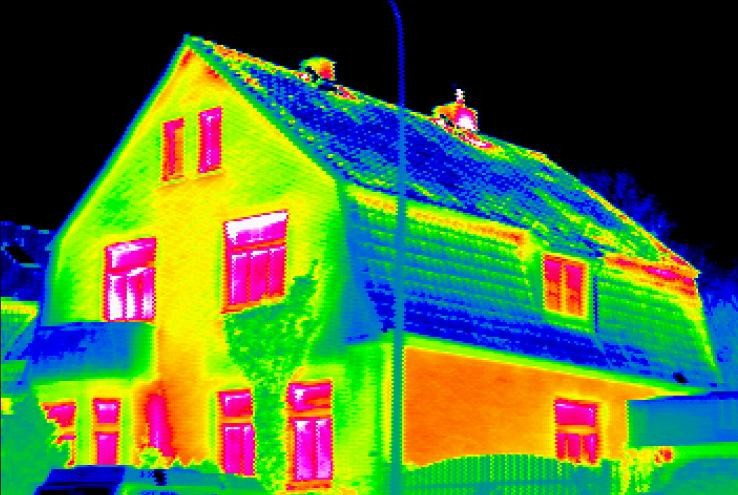
#> input picture 1.jpg, 738 x 495 px
$ python analyse_img4.py
#> lines starting #> are read from the running program, lines starting #| are printed output that depends on the picture; after the words box and inside, x2 and y2 are one past the last pixel; in counts of white or black regions, pixels touching at a corner belong together
import cv2
import numpy as np

# Charger l'image
image = cv2.imread('1.jpg')
#> image is the input picture: shape (495, 738, 3); mean B, G, R 58.3, 112, 78.4

# Définir les bornes de la couleur rouge (dans l'espace de couleur BGR)
lower_orange = np.array([5, 100, 100])
upper_orange = np.array([15, 255, 255])

# Convertir l'image en espace de couleur HSV (plus approprié pour la détection de couleurs)
hsv_image = cv2.cvtColor(image, cv2.COLOR_BGR2HSV)
#> hsv_image: shape (495, 738, 3); mean H, S, V 54.9, 183.1, 156.7

# Créer un masque pour les pixels rouges
orange_mask = cv2.inRange(hsv_image, lower_orange, upper_orange)
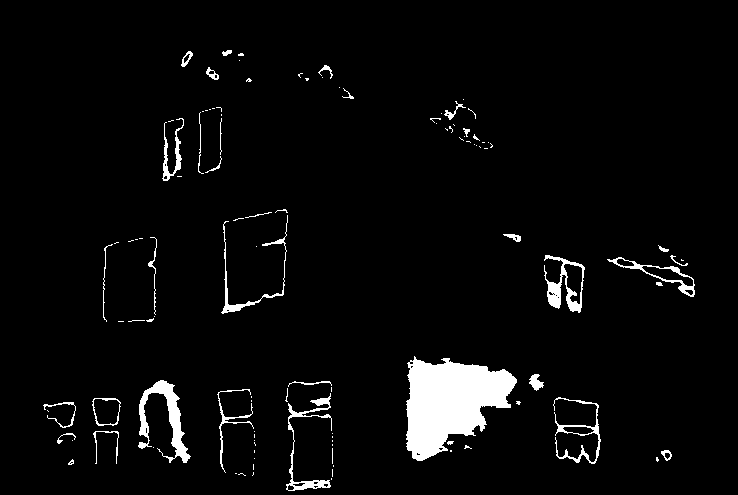
#> orange_mask: shape (495, 738); 4% white; 110 white regions (75 under 20 px)

# Appliquer un flou pour éliminer le bruit
orange_mask = cv2.GaussianBlur(orange_mask, (5, 5), 0)
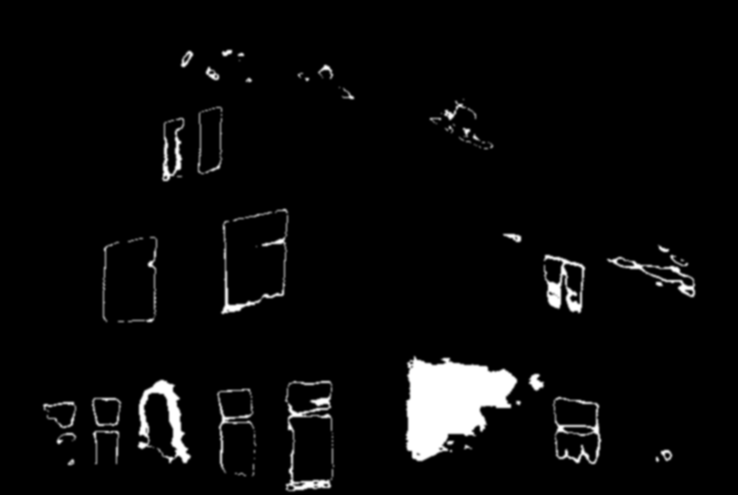
#> orange_mask: shape (495, 738); min 0, max 255, mean 10.2

# Trouver les contours dans le masque rouge
contours, _ = cv2.findContours(orange_mask, cv2.RETR_EXTERNAL, cv2.CHAIN_APPROX_SIMPLE)
#> contours = 36 contours, 1 with area under 20; largest, box (x1, y1, x2, y2) and area: (404, 354, 519, 463) 8206, (219, 207, 290, 316) 5998, (283, 379, 336, 493) 5090, (136, 378, 193, 465) 3300, (551, 395, 603, 466) 3006

# Initialiser un compteur
n = 0

# Taille minimale d'une zone rouge
min_area = 50

# Analyser les contours détectés
for contour in contours:
    # Calculer la superficie de la zone entourée par le contour
    area = cv2.contourArea(contour)

    # Si la superficie est supérieure à la taille minimale, considérez cette zone comme une zone rouge
    if area >= min_area:
        n += 1
#> this loop made 36 passes
#> area on passes 1, 2, 3, 5, 6, 7, 8, 9, 10, 11, 12, 13: 69, 64, 71, 210, 66, 196, 424, 786.5, 52.5, 884.5, 3006, 1718
#> after the loop, n = 35

# Afficher le nombre de zones rouges détectées
print("Nombre de zones oranges détectées :", n)
#| Nombre de zones oranges détectées : 35

$ run again, with 2.jpg copied over 1.jpg
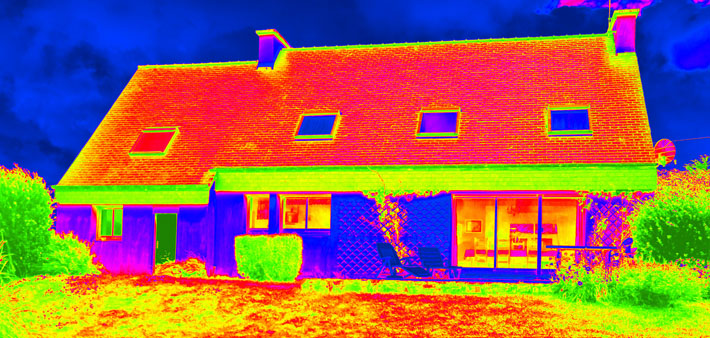
#> input picture 2.jpg, 710 x 338 px
#> image is the input picture: shape (338, 710, 3); mean B, G, R 87.1, 103.6, 150.4
#> hsv_image: shape (338, 710, 3); mean H, S, V 75.2, 245, 231.6
#> `orange_mask = cv2.inRange(hsv_image, lower_orange, upper_orange)`:
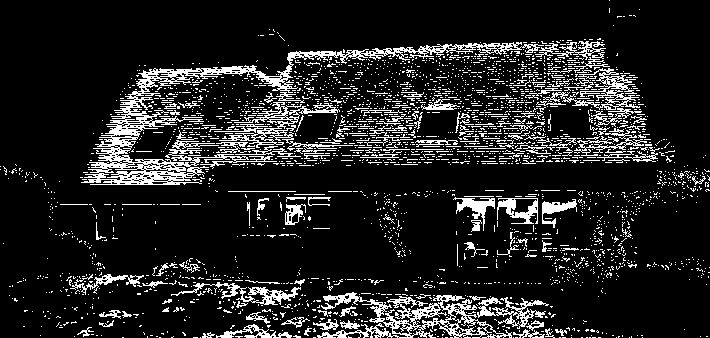
#> orange_mask: shape (338, 710); 13.5% white in thin lines or dots
#> `orange_mask = cv2.GaussianBlur(orange_mask, (5, 5), 0)`:
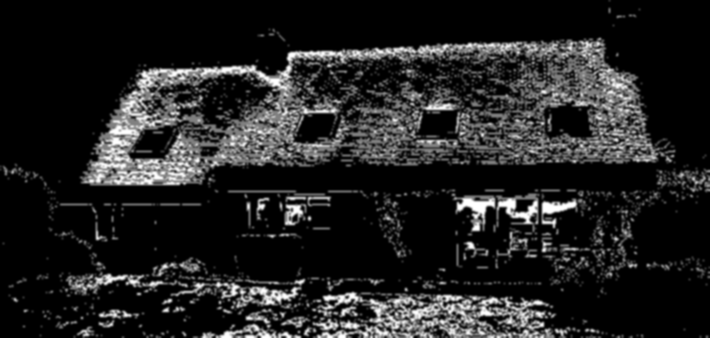
#> orange_mask: shape (338, 710); min 0, max 255, mean 34.4
#> contours = 90 contours, 30 with area under 20; largest, box (x1, y1, x2, y2) and area: (78, 36, 677, 189) 63499, (47, 226, 582, 338) 21268, (410, 163, 710, 288) 11393, (226, 189, 380, 231) 1958, (374, 191, 413, 264) 1292
#> the loop `for contour in contours:` made 90 passes
#> (contour, area) on passes 5, 14, 21, 39, 46, 52, 54, 55: ([[635, 333], [635, 337], [644, 337], [644, 333]], 36), ([[21, 324], [21, 328], [26, 328], [26, 324]], 20), ([[62, 306], [62, 310], [67, 310], [67, 306]], 20), ([[475, 265], [475, 269], [489, 269], [489, 265]], 56), ([[153, 246], [153, 251], [157, 251], [157, 246]], 20), ([[573, 235], [573, 240], [577, 240], [577, 235]], 20), ([[454, 229], [454, 236], [458, 236], [458, 229]], 28), ([[311, 226], [311, 230], [331, 230], [331, 226]], 80)
#> after the loop `for contour in contours:`: n = 37
#| Nombre de zones oranges détectées : 37
